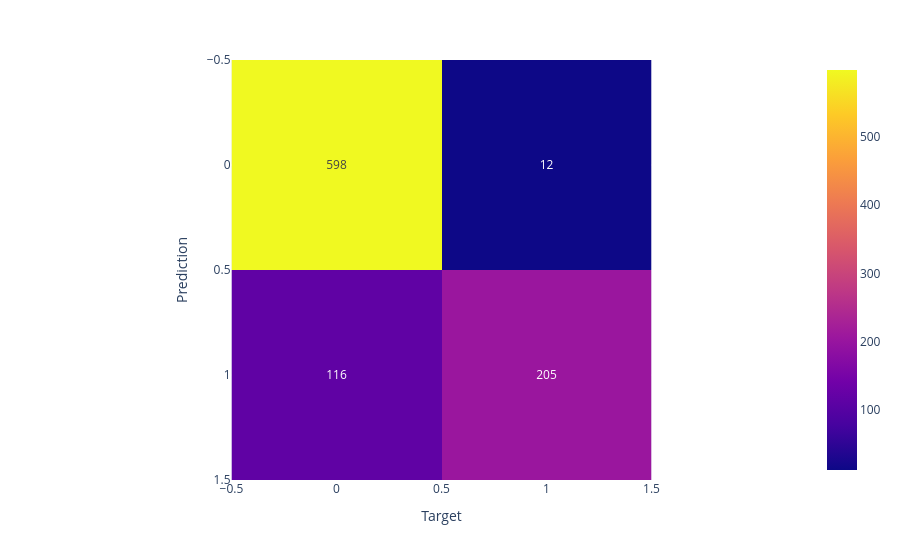

Write notebook code for a chart like this one.
### Code cell
fig = px.imshow(confusion_matrix(y_test, y_predict_svm), text_auto = True)
fig.update_layout(xaxis_title = 'Target', yaxis_title = 'Prediction')
fig.show()

### Figure 1 — Plotly figure (JSON) as saved in the notebook; plotly's stock layout.template omitted (floating-point values rounded to 4 significant figures)
{"data": [{"coloraxis": "coloraxis", "hovertemplate": "x: %{x}<br>y: %{y}<br>color: %{z}<extra></extra>", "name": "0", "texttemplate": "%{z}", "type": "heatmap", "xaxis": "x", "yaxis": "y", "z": [[598, 12], [116, 205]]}], "layout": {"coloraxis": {"colorscale": [[0, "#0d0887"], [0.1111, "#46039f"], [0.2222, "#7201a8"], [0.3333, "#9c179e"], [0.4444, "#bd3786"], [0.5556, "#d8576b"], [0.6667, "#ed7953"], [0.7778, "#fb9f3a"], [0.8889, "#fdca26"], [1, "#f0f921"]]}, "margin": {"t": 60}, "xaxis": {"anchor": "y", "constrain": "domain", "domain": [0, 1], "scaleanchor": "y", "title": {"text": "Target"}}, "yaxis": {"anchor": "x", "autorange": "reversed", "constrain": "domain", "domain": [0, 1], "title": {"text": "Prediction"}}}}
